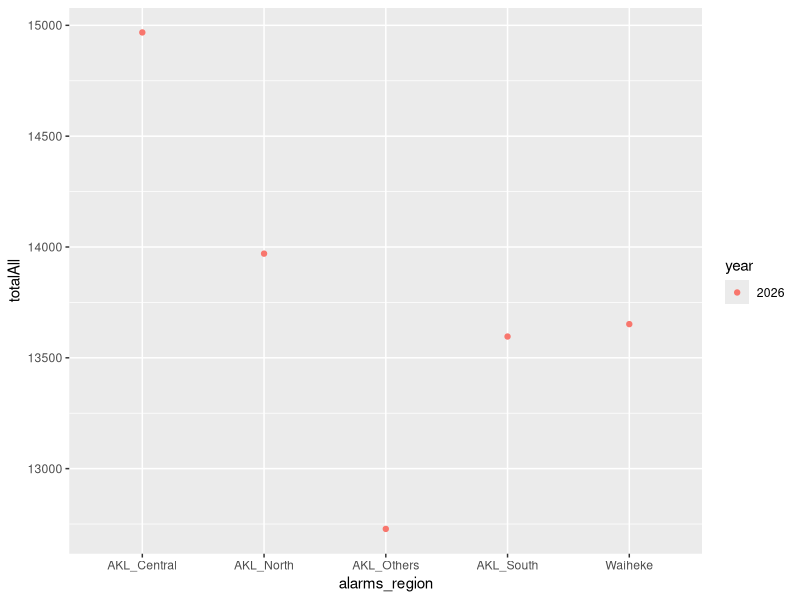

R code for this plot:
## ---- chunk 1
knitr::opts_chunk$set(echo = TRUE)
## ---- chunk 2
#summary(cars)
## ---- chunk 3
#plot(pressure)
## ---- chunk 4
library(tidyverse)

# set random seed
seed <- 230 # <Replaced by last 3 digits in Gxd's student ID here.>
set.seed(seed)

# generate alarm id, dates and region vectors
alarms_id.vt <- paste0('alarms_', sample(LETTERS, size = 10, replace = FALSE))

alarms_dates.vt <- paste0('d.',seq(Sys.Date()-60, Sys.Date(), by = '1 day'))  # 60 days back.

alarms_region.vt <- c('AKL_North', 'AKL_Central', 'Waiheke','AKL_South', 'AKL_Others')

# generate random alarm frequency counts
alarms_count.mt <- matrix(round(runif(length(alarms_id.vt) * length(alarms_dates.vt))*seed),
                          nrow = length(alarms_id.vt), ncol=length(alarms_dates.vt))
colnames(alarms_count.mt) <- alarms_dates.vt

# set up data frames
alarms_count.df <- data.frame(alarm_id = alarms_id.vt, alarms_count.mt)
alarms_info.df <- data.frame(alarm_ID = alarms_id.vt, alarms_region = alarms_region.vt)
#Data source alarms_count.df
#data source alarms_info.df

#End of Generate DataSource

#copy from Lecture note index2-6.pdf provided by Lisa Chan

alarms_insight.df <- alarms_count.df %>%
  pivot_longer(cols = !alarm_id, names_to = 'date'
               , values_to = 'frequency') %>%
  separate(date, c('prefix'
                   ,
                   'year'
                   ,
                   'month'
                   ,
                   'day')) %>%
  select(-prefix) %>%
  mutate(category = if_else(frequency >= 200,#changed the shredhold because of 
                                              #the change of seed. by Gxd
                            'High'
                            ,
                            'Low')) %>%
  left_join(alarms_info.df, by = c('alarm_id' = 'alarm_ID')) %>%
  group_by(year, month, day, alarms_region) %>%
  summarise(total = sum(frequency),
            percent_high = 100*sum(category == 'High') / n())

alarms_signal_total.df<-alarms_insight.df%>%group_by(alarms_region,year)%>%summarise(totalAll=sum(total))


ggplot(alarms_signal_total.df,aes(x=alarms_region,y=totalAll))+geom_point(mapping = aes(color = year))
       

